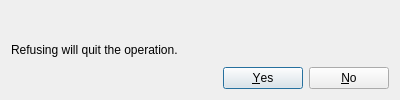
<?xml version="1.0" encoding="UTF-8"?>
<ui version="4.0">
 <class>PacmanConflictDialog</class>
 <widget class="QDialog" name="PacmanConflictDialog">
  <property name="geometry">
   <rect>
    <x>0</x>
    <y>0</y>
    <width>400</width>
    <height>100</height>
   </rect>
  </property>
  <property name="maximumSize">
   <size>
    <width>16777215</width>
    <height>100</height>
   </size>
  </property>
  <property name="windowTitle">
   <string>Package conflict detected</string>
  </property>
  <layout class="QVBoxLayout" name="verticalLayout">
   <item>
    <widget class="QLabel" name="conflict_label">
     <property name="text">
      <string/>
     </property>
    </widget>
   </item>
   <item>
    <widget class="QLabel" name="label">
     <property name="text">
      <string>Refusing will quit the operation.</string>
     </property>
    </widget>
   </item>
   <item>
    <widget class="QDialogButtonBox" name="button_box">
     <property name="orientation">
      <enum>Qt::Orientation::Horizontal</enum>
     </property>
     <property name="standardButtons">
      <set>QDialogButtonBox::StandardButton::No|QDialogButtonBox::StandardButton::Yes</set>
     </property>
    </widget>
   </item>
  </layout>
 </widget>
 <resources/>
 <connections>
  <connection>
   <sender>button_box</sender>
   <signal>accepted()</signal>
   <receiver>PacmanConflictDialog</receiver>
   <slot>accept()</slot>
   <hints>
    <hint type="sourcelabel">
     <x>248</x>
     <y>254</y>
    </hint>
    <hint type="destinationlabel">
     <x>157</x>
     <y>274</y>
    </hint>
   </hints>
  </connection>
  <connection>
   <sender>button_box</sender>
   <signal>rejected()</signal>
   <receiver>PacmanConflictDialog</receiver>
   <slot>reject()</slot>
   <hints>
    <hint type="sourcelabel">
     <x>316</x>
     <y>260</y>
    </hint>
    <hint type="destinationlabel">
     <x>286</x>
     <y>274</y>
    </hint>
   </hints>
  </connection>
 </connections>
</ui>
